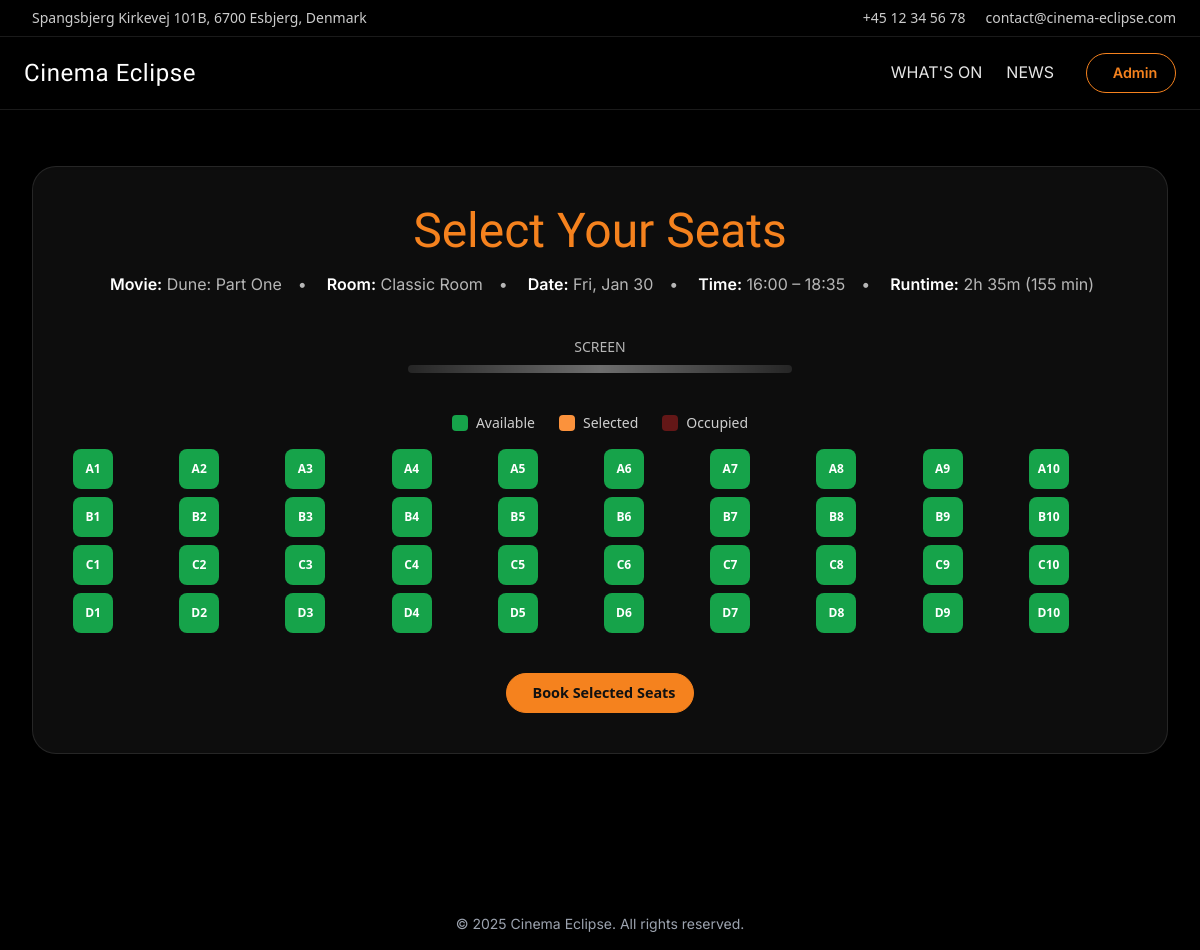
The app's page /views/booking/book.php?screening_id=97 (signed in) with its own data.
### tables this page shows
CREATE TABLE users (
    id INT AUTO_INCREMENT PRIMARY KEY,
    email VARCHAR(100) NOT NULL UNIQUE,
    password VARCHAR(255) NOT NULL,
    firstname VARCHAR(50) NOT NULL,
    lastname VARCHAR(50) NOT NULL,
    isAdmin BOOLEAN DEFAULT FALSE,
    reset_token VARCHAR(255),
    reset_expires DATETIME
);

CREATE TABLE IF NOT EXISTS seats (
    id INT AUTO_INCREMENT PRIMARY KEY,
    screening_room_id INT NOT NULL,
    `row_number` VARCHAR(5) NOT NULL,
    seat_number INT NOT NULL,
    FOREIGN KEY (screening_room_id) REFERENCES screening_rooms(id) ON DELETE CASCADE
);

### admin_dashboard/views/content_blocks/content_blocks_functions.php (called while the page is built, shortened)
<?php
function getContentBlocks(PDO $db): array {
    $stmt = $db->prepare("SELECT * FROM content_blocks ORDER BY id DESC");
    $stmt->execute();
    return $stmt->fetchAll(PDO::FETCH_ASSOC);
}

### admin_dashboard/views/screenings/screenings_functions.php (called while the page is built, shortened)
<?php
function getScreeningById(PDO $db, int $screeningId): ?array {
    $stmt = $db->prepare("
        SELECT * FROM view_screenings_full
        WHERE id = ?
    ");
    $stmt->execute([$screeningId]);
    $result = $stmt->fetch(PDO::FETCH_ASSOC);
    return $result ?: null;
}

### admin_dashboard/views/screening_rooms/screening_rooms_functions.php (called while the page is built, shortened)
<?php
function getSeatsByRoom(PDO $db, int $roomId): array {
    $stmt = $db->prepare("SELECT id, `row_number`, seat_number FROM seats WHERE screening_room_id = ? ORDER BY `row_number`, seat_number");
    $stmt->execute([$roomId]);
    return $stmt->fetchAll(PDO::FETCH_ASSOC);
}

### views/booking/book.php (the view, shortened to what this page needs)
<?php
require_once __DIR__ . '/../../backend/connection.php';
require_once __DIR__ . '/../../admin_dashboard/views/screenings/screenings_functions.php';
require_once __DIR__ . '/../../admin_dashboard/views/screening_rooms/screening_rooms_functions.php';
$screeningId = $_GET['screening_id'] ?? null;
$screening = getScreeningById($db, $screeningId);
$start = strtotime($screening['start_time']);
$end = strtotime($screening['end_time']);
$runtimeMinutes = round(($end - $start) / 60);
$runtimeFormatted = sprintf(
    "%dh %02dm",
    floor($runtimeMinutes / 60),
    $runtimeMinutes % 60
);
$seats = getSeatsByRoom($db, $screening['screening_room_id']);
$stmt = $db->prepare("SELECT seat_id FROM booking_seats WHERE screening_id = ?");
$stmt->execute([$screeningId]);
$bookedSeats = $stmt->fetchAll(PDO::FETCH_COLUMN);
?>
<!DOCTYPE html>
<html lang="en">
<?php include __DIR__ . '/../../shared/head.php'; ?>
<body class="bg-black text-white font-sans">
<?php include __DIR__ . '/../../shared/header.php'; ?>
<section class="px-6 md:px-8 py-14">
    <div class="mx-auto max-w-7xl rounded-3xl border border-white/10 bg-white/5 backdrop-blur-sm shadow-2xl p-10">
        <h1 class="text-4xl md:text-5xl font-[Limelight] text-[var(--secondary)] mb-4 text-center">
            Select Your Seats
        </h1>
        <p class="text-center text-white/70 mb-10 leading-relaxed flex flex-col md:flex-row md:justify-center md:items-center gap-1 md:gap-4">
            <span>
                <span class="text-white font-semibold">Movie:</span>
                <?= htmlspecialchars($screening['movie_title']) ?>
             </span>
            <span class="hidden md:inline">•</span>
            <span>
                 <span class="text-white font-semibold">Room:</span>
                 <?= htmlspecialchars($screening['room_name']) ?>
            </span>
            <span class="hidden md:inline">•</span>
            <span>
                <span class="text-white font-semibold">Date:</span>
                <?= date('D, M j', strtotime($screening['start_time'])) ?>
            </span>
            <span class="hidden md:inline">•</span>
            <span>
                <span class="text-white font-semibold">Time:</span>
                <?= date('H:i', strtotime($screening['start_time'])) ?> –
                <?= date('H:i', strtotime($screening['end_time'])) ?>
            </span>
            <span class="hidden md:inline">•</span>
            <span>
                <span class="text-white font-semibold">Runtime:</span>
                <?= $runtimeFormatted ?> (<?= $runtimeMinutes ?> min)
            </span>
        </p>
        <div class="flex flex-col items-center mb-10">
            <div class="text-sm text-white/70 mb-2">SCREEN</div>
            <div class="h-2 w-72 md:w-96 bg-gradient-to-r from-white/10 via-white/40 to-white/10 rounded-full"></div>
        </div>
        <div class="flex items-center justify-center gap-6 text-sm text-white/80 mb-4">
            <div class="flex items-center gap-2">
                <span class="inline-block w-4 h-4 rounded bg-green-600"></span>
                <span>Available</span>
            </div>
            <div class="flex items-center gap-2">
                <span class="inline-block w-4 h-4 rounded bg-orange-400"></span>
                <span>Selected</span>
            </div>
            <div class="flex items-center gap-2">
                <span class="inline-block w-4 h-4 rounded bg-red-600/70 opacity-60"></span>
                <span>Occupied</span>
            </div>
        </div>
        <form method="POST" id="seatForm" class="space-y-10">
            <div class="grid grid-cols-6 sm:grid-cols-8 md:grid-cols-10 gap-2 justify-center">
                <?php foreach ($seats as $seat):
                    $seatId = $seat['id'] ?? $seat['seat_id'];
                    $row = $seat['row_number'] ?? $seat['row'];
                    $number = $seat['seat_number'] ?? $seat['number'];
                    $seatCode = htmlspecialchars($row . $number);
                    $isBooked = in_array($seatId, $bookedSeats);
                    ?>
                    <label class="
                    seat relative flex items-center justify-center h-10 w-10 rounded-lg text-xs font-bold transition
                    <?= $isBooked
                        ? 'bg-red-600/70 text-white cursor-not-allowed opacity-60'
                        : 'bg-green-600 text-white cursor-pointer hover:bg-green-500'
                    ?>
                ">
                        <?= $seatCode ?>
                    </label>
                <?php endforeach; ?>
            </div>
            <div class="text-center mt-8">
                <button type="submit" class="btn-full px-10">
                    Book Selected Seats
                </button>
            </div>
        </form>
    </div>
</section>
<?php include __DIR__ . '/../../shared/footer.php'; ?>
</body>
</html>

### shared/header.php (shortened to what this page needs)
<?php
$current = basename($_SERVER['PHP_SELF']);
if (!function_exists('isActive')) {
    function isActive($page, $current) {
        return $current === $page ? 'text-[var(--secondary)] after:scale-x-100' : 'text-white/90 hover:text-[var(--secondary)]';
    }
}
$userName = null;
if (isset($_SESSION['user_id'])) {
    require_once __DIR__ . '/../backend/connection.php';
    $stmt = $db->prepare("SELECT firstname FROM users WHERE id = ?");
    $stmt->execute([$_SESSION['user_id']]);
    $user = $stmt->fetch(PDO::FETCH_ASSOC);
    if ($user && isset($user['firstname'])) {
        $userName = $user['firstname'];
    }
}
require_once __DIR__ . '/../admin_dashboard/views/content_blocks/content_blocks_functions.php';
$blocks = getContentBlocks($db);
$contact = [];
foreach ($blocks as $block) {
    $contact[$block['tag']] = $block['text'];
}
?>
<header class="sticky top-0 z-50">
    <div class="bg-black text-white/80 text-sm border-b border-white/10">
        <div class="max-w-7xl mx-auto px-6 py-2 flex justify-between items-center">
            <div class="flex items-center gap-2">
                <span><?= $contact['contact_address'] ?? 'Address unavailable' ?></span>
            </div>
            <div class="flex items-center gap-4">
                <div class="flex items-center gap-1">
                    <span><?= $contact['contact_phone'] ?? 'Phone unavailable' ?></span>
                </div>
                <div class="hidden md:flex items-center gap-1">
                    <span><?= $contact['contact_email'] ?? 'Email unavailable' ?></span>
                </div>
            </div>
        </div>
    </div>
    <div class="bg-black/70 backdrop-blur supports-[backdrop-filter]:backdrop-blur-md border-b border-white/10">
        <div class="mx-auto max-w-7xl px-6 py-4 flex items-center justify-between">
            <a href="/cinema-website/index.php" class="flex items-center gap-2">
                <span class="text-xl md:text-2xl tracking-wide text-white font-[Limelight]">Cinema Eclipse</span>
            </a>
            <nav class="hidden md:flex items-center gap-6">
                <a href="/cinema-website/views/movies_list/movies_list.php"
                   class="relative pb-0.5 transition after:absolute after:left-0 after:-bottom-0.5 after:h-[2px]
                          after:w-full after:origin-left after:scale-x-0 after:bg-[var(--secondary)]
                          after:transition <?= isActive('movies_list.php', $current) ?>">
                    WHAT'S ON
                </a>
                <a href="/cinema-website/views/news_list/news_list.php"
                   class="relative pb-0.5 transition after:absolute after:left-0 after:-bottom-0.5 after:h-[2px]
                          after:w-full after:origin-left after:scale-x-0 after:bg-[var(--secondary)]
                          after:transition <?= isActive('news_list.php', $current) ?>">
                    NEWS
                </a>
                <div class="flex items-center gap-2 ml-2">
                    <?php if ($userName): ?>
                        <a href="/cinema-website/views/profile/profile.php"
                           class="btn">
                            <i class="pi pi-user"></i> <?= $userName ?>
                        </a>
                    <?php endif; ?>
                </div>
            </nav>
        </div>
    </div>
</header>

### style.css (style rules this page uses)
:root { --primary: #111111; --secondary: #f5821e; --white: #f8f8f8; --black: #111111; --primary-font: 'Limelight', cursive; --body-font: 'Inter', sans-serif; }
h1, h3, h4, h5, h6 { font-family: var(--primary-font); }
body, p, li, a { font-family: var(--body-font); }
.bg-black { background-color: var(--black); }
.text-white { color: var(--white); }
.btn, .btn-white, .btn-full { display: inline-flex; align-items: center; justify-content: center; gap: 0.5rem; height: 40px !important; padding: 0 1.1rem !important; border-radius: 9999px; font-weight: 600; font-size: 0.9rem; white-space: nowrap; text-decoration: none; transition: 0.15s ease; }
.btn { border: 1px solid var(--secondary); background-color: transparent; color: var(--secondary); }
.btn-full { border: 1px solid var(--secondary); background-color: var(--secondary); color: var(--black); }
form { padding: 0; margin: 0; line-height: 1; }

### records on screen
users: firstname "Admin"
seats: seatCode "A1"
seats: seatCode "A2"
seats: seatCode "A3"
seats: seatCode "A4"
seats: seatCode "A5"
seats: seatCode "A6"
seats: seatCode "A7"
seats: seatCode "A8"
seats: seatCode "A9"
seats: seatCode "A10"
seats: seatCode "B1"
seats: seatCode "B2"
seats: seatCode "B3"
seats: seatCode "B4"
seats: seatCode "B5"
seats: seatCode "B6"
seats: seatCode "B7"
seats: seatCode "B8"
seats: seatCode "B9"
seats: seatCode "B10"
seats: seatCode "C1"
seats: seatCode "C2"
seats: seatCode "C3"
seats: seatCode "C4"
seats: seatCode "C5"
seats: seatCode "C6"
seats: seatCode "C7"
seats: seatCode "C8"
seats: seatCode "C9"
seats: seatCode "C10"
seats: seatCode "D1"
seats: seatCode "D2"
seats: seatCode "D3"
seats: seatCode "D4"
seats: seatCode "D5"
seats: seatCode "D6"
seats: seatCode "D7"
seats: seatCode "D8"
seats: seatCode "D9"
seats: seatCode "D10"

### other values on screen
$contact['contact_address'] "Spangsbjerg Kirkevej 101B, 6700 Esbjerg, Denmark"
$contact['contact_phone'] "+45 12 34 56 78"
$contact['contact_email'] "contact@cinema-eclipse.com"
$screening['movie_title'] "Dune: Part One"
$screening['room_name'] "Classic Room"
date('D, M j', strtotime($screening['start_time'])) "Fri, Jan 30"
date('H:i', strtotime($screening['start_time'])) "16:00"
date('H:i', strtotime($screening['end_time'])) "18:35"
$runtimeFormatted "2h 35m"
$runtimeMinutes "155"
